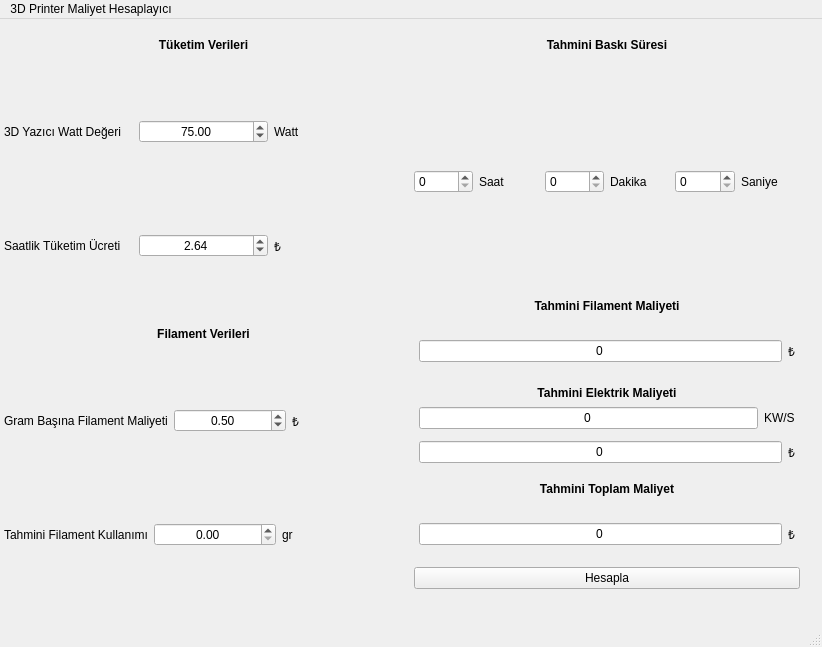
<?xml version="1.0" encoding="UTF-8"?>
<ui version="4.0">
 <class>MainWindow</class>
 <widget class="QMainWindow" name="MainWindow">
  <property name="geometry">
   <rect>
    <x>0</x>
    <y>0</y>
    <width>822</width>
    <height>647</height>
   </rect>
  </property>
  <property name="windowTitle">
   <string>MainWindow</string>
  </property>
  <widget class="QWidget" name="centralwidget">
   <widget class="QWidget" name="horizontalLayoutWidget_9">
    <property name="geometry">
     <rect>
      <x>-1</x>
      <y>-1</y>
      <width>801</width>
      <height>571</height>
     </rect>
    </property>
    <layout class="QHBoxLayout" name="horizontalLayout_11">
     <item>
      <layout class="QVBoxLayout" name="verticalLayout" stretch="1,2,2,1,2,2">
       <property name="spacing">
        <number>6</number>
       </property>
       <property name="sizeConstraint">
        <enum>QLayout::SizeConstraint::SetDefaultConstraint</enum>
       </property>
       <item>
        <widget class="QLabel" name="label_5">
         <property name="minimumSize">
          <size>
           <width>409</width>
           <height>0</height>
          </size>
         </property>
         <property name="font">
          <font>
           <bold>true</bold>
          </font>
         </property>
         <property name="text">
          <string>Tüketim Verileri</string>
         </property>
         <property name="alignment">
          <set>Qt::AlignmentFlag::AlignCenter</set>
         </property>
        </widget>
       </item>
       <item>
        <layout class="QHBoxLayout" name="horizontalLayout_3">
         <property name="leftMargin">
          <number>5</number>
         </property>
         <property name="rightMargin">
          <number>5</number>
         </property>
         <item>
          <widget class="QLabel" name="label">
           <property name="enabled">
            <bool>true</bool>
           </property>
           <property name="text">
            <string>3D Yazıcı Watt Değeri</string>
           </property>
          </widget>
         </item>
         <item>
          <widget class="QDoubleSpinBox" name="PowerUsageEdit">
           <property name="inputMethodHints">
            <set>Qt::InputMethodHint::ImhFormattedNumbersOnly</set>
           </property>
           <property name="wrapping">
            <bool>false</bool>
           </property>
           <property name="alignment">
            <set>Qt::AlignmentFlag::AlignCenter</set>
           </property>
           <property name="specialValueText">
            <string/>
           </property>
           <property name="maximum">
            <double>9999.000000000000000</double>
           </property>
           <property name="value">
            <double>75.000000000000000</double>
           </property>
          </widget>
         </item>
         <item>
          <widget class="QLabel" name="label_3">
           <property name="text">
            <string>Watt</string>
           </property>
          </widget>
         </item>
        </layout>
       </item>
       <item>
        <layout class="QHBoxLayout" name="horizontalLayout">
         <property name="leftMargin">
          <number>5</number>
         </property>
         <property name="rightMargin">
          <number>5</number>
         </property>
         <item>
          <widget class="QLabel" name="label_2">
           <property name="text">
            <string>Saatlik Tüketim Ücreti</string>
           </property>
          </widget>
         </item>
         <item>
          <widget class="QDoubleSpinBox" name="PowerCostEdit">
           <property name="frame">
            <bool>true</bool>
           </property>
           <property name="alignment">
            <set>Qt::AlignmentFlag::AlignCenter</set>
           </property>
           <property name="specialValueText">
            <string/>
           </property>
           <property name="value">
            <double>2.640000000000000</double>
           </property>
          </widget>
         </item>
         <item>
          <widget class="QLabel" name="label_4">
           <property name="text">
            <string>₺</string>
           </property>
          </widget>
         </item>
        </layout>
       </item>
       <item>
        <widget class="QLabel" name="label_14">
         <property name="font">
          <font>
           <bold>true</bold>
          </font>
         </property>
         <property name="text">
          <string>Filament Verileri</string>
         </property>
         <property name="alignment">
          <set>Qt::AlignmentFlag::AlignCenter</set>
         </property>
        </widget>
       </item>
       <item>
        <layout class="QHBoxLayout" name="horizontalLayout_7">
         <property name="leftMargin">
          <number>5</number>
         </property>
         <property name="rightMargin">
          <number>5</number>
         </property>
         <item>
          <widget class="QLabel" name="label_12">
           <property name="text">
            <string>Gram Başına Filament Maliyeti</string>
           </property>
          </widget>
         </item>
         <item>
          <widget class="QDoubleSpinBox" name="FilamentCostEdit">
           <property name="sizePolicy">
            <sizepolicy hsizetype="Minimum" vsizetype="Maximum">
             <horstretch>0</horstretch>
             <verstretch>0</verstretch>
            </sizepolicy>
           </property>
           <property name="alignment">
            <set>Qt::AlignmentFlag::AlignCenter</set>
           </property>
           <property name="specialValueText">
            <string/>
           </property>
           <property name="value">
            <double>0.500000000000000</double>
           </property>
          </widget>
         </item>
         <item>
          <widget class="QLabel" name="label_13">
           <property name="text">
            <string>₺</string>
           </property>
          </widget>
         </item>
        </layout>
       </item>
       <item>
        <layout class="QHBoxLayout" name="horizontalLayout_9">
         <property name="leftMargin">
          <number>5</number>
         </property>
         <property name="rightMargin">
          <number>5</number>
         </property>
         <item>
          <widget class="QLabel" name="label_16">
           <property name="text">
            <string>Tahmini Filament Kullanımı</string>
           </property>
          </widget>
         </item>
         <item>
          <widget class="QDoubleSpinBox" name="FilamentUsageEdit">
           <property name="alignment">
            <set>Qt::AlignmentFlag::AlignCenter</set>
           </property>
           <property name="specialValueText">
            <string/>
           </property>
           <property name="maximum">
            <double>1000.000000000000000</double>
           </property>
          </widget>
         </item>
         <item>
          <widget class="QLabel" name="label_17">
           <property name="text">
            <string>gr</string>
           </property>
          </widget>
         </item>
        </layout>
       </item>
      </layout>
     </item>
     <item>
      <layout class="QVBoxLayout" name="verticalLayout_7">
       <item>
        <layout class="QVBoxLayout" name="verticalLayout_2" stretch="1,4">
         <item>
          <widget class="QLabel" name="label_9">
           <property name="font">
            <font>
             <bold>true</bold>
            </font>
           </property>
           <property name="text">
            <string>Tahmini Baskı Süresi</string>
           </property>
           <property name="alignment">
            <set>Qt::AlignmentFlag::AlignCenter</set>
           </property>
          </widget>
         </item>
         <item>
          <layout class="QHBoxLayout" name="horizontalLayout_5">
           <item>
            <widget class="QSpinBox" name="HourBox">
             <property name="maximum">
              <number>99</number>
             </property>
            </widget>
           </item>
           <item>
            <widget class="QLabel" name="label_6">
             <property name="text">
              <string>Saat</string>
             </property>
            </widget>
           </item>
           <item>
            <widget class="QSpinBox" name="MinBox">
             <property name="maximum">
              <number>60</number>
             </property>
            </widget>
           </item>
           <item>
            <widget class="QLabel" name="label_7">
             <property name="text">
              <string>Dakika</string>
             </property>
            </widget>
           </item>
           <item>
            <widget class="QSpinBox" name="SecBox">
             <property name="maximum">
              <number>60</number>
             </property>
            </widget>
           </item>
           <item>
            <widget class="QLabel" name="label_8">
             <property name="text">
              <string>Saniye</string>
             </property>
            </widget>
           </item>
          </layout>
         </item>
        </layout>
       </item>
       <item>
        <layout class="QVBoxLayout" name="verticalLayout_3" stretch="0,0,0">
         <item>
          <layout class="QVBoxLayout" name="verticalLayout_4" stretch="1,2">
           <item>
            <widget class="QLabel" name="label_15">
             <property name="font">
              <font>
               <bold>true</bold>
              </font>
             </property>
             <property name="text">
              <string>Tahmini Filament Maliyeti</string>
             </property>
             <property name="alignment">
              <set>Qt::AlignmentFlag::AlignCenter</set>
             </property>
            </widget>
           </item>
           <item>
            <layout class="QHBoxLayout" name="horizontalLayout_8">
             <property name="leftMargin">
              <number>5</number>
             </property>
             <property name="rightMargin">
              <number>5</number>
             </property>
             <item>
              <widget class="QLineEdit" name="ExpectedFilamentCostEdit">
               <property name="enabled">
                <bool>true</bool>
               </property>
               <property name="inputMask">
                <string/>
               </property>
               <property name="text">
                <string>0</string>
               </property>
               <property name="maxLength">
                <number>32767</number>
               </property>
               <property name="alignment">
                <set>Qt::AlignmentFlag::AlignCenter</set>
               </property>
               <property name="readOnly">
                <bool>true</bool>
               </property>
              </widget>
             </item>
             <item>
              <widget class="QLabel" name="label_18">
               <property name="text">
                <string>₺</string>
               </property>
              </widget>
             </item>
            </layout>
           </item>
          </layout>
         </item>
         <item>
          <layout class="QVBoxLayout" name="verticalLayout_5" stretch="1,0,2">
           <item>
            <widget class="QLabel" name="label_10">
             <property name="font">
              <font>
               <bold>true</bold>
              </font>
             </property>
             <property name="text">
              <string>Tahmini Elektrik Maliyeti</string>
             </property>
             <property name="alignment">
              <set>Qt::AlignmentFlag::AlignCenter</set>
             </property>
            </widget>
           </item>
           <item>
            <layout class="QHBoxLayout" name="horizontalLayout_12">
             <property name="leftMargin">
              <number>5</number>
             </property>
             <property name="rightMargin">
              <number>5</number>
             </property>
             <item>
              <widget class="QLineEdit" name="ExpectedPowerUsageEdit">
               <property name="enabled">
                <bool>true</bool>
               </property>
               <property name="text">
                <string>0</string>
               </property>
               <property name="alignment">
                <set>Qt::AlignmentFlag::AlignCenter</set>
               </property>
               <property name="readOnly">
                <bool>true</bool>
               </property>
              </widget>
             </item>
             <item>
              <widget class="QLabel" name="label_21">
               <property name="text">
                <string>KW/S</string>
               </property>
              </widget>
             </item>
            </layout>
           </item>
           <item>
            <layout class="QHBoxLayout" name="horizontalLayout_6" stretch="0,0">
             <property name="leftMargin">
              <number>5</number>
             </property>
             <property name="rightMargin">
              <number>5</number>
             </property>
             <item>
              <widget class="QLineEdit" name="ExpectedElectricityCostEdit">
               <property name="enabled">
                <bool>true</bool>
               </property>
               <property name="text">
                <string>0</string>
               </property>
               <property name="alignment">
                <set>Qt::AlignmentFlag::AlignCenter</set>
               </property>
               <property name="readOnly">
                <bool>true</bool>
               </property>
              </widget>
             </item>
             <item>
              <widget class="QLabel" name="label_11">
               <property name="text">
                <string>₺</string>
               </property>
              </widget>
             </item>
            </layout>
           </item>
          </layout>
         </item>
         <item>
          <layout class="QVBoxLayout" name="verticalLayout_6" stretch="1,2">
           <item>
            <widget class="QLabel" name="label_19">
             <property name="font">
              <font>
               <bold>true</bold>
              </font>
             </property>
             <property name="text">
              <string>Tahmini Toplam Maliyet</string>
             </property>
             <property name="alignment">
              <set>Qt::AlignmentFlag::AlignCenter</set>
             </property>
            </widget>
           </item>
           <item>
            <layout class="QHBoxLayout" name="horizontalLayout_10">
             <property name="leftMargin">
              <number>5</number>
             </property>
             <property name="rightMargin">
              <number>5</number>
             </property>
             <item>
              <widget class="QLineEdit" name="TotalPrintCostEdit">
               <property name="enabled">
                <bool>true</bool>
               </property>
               <property name="inputMask">
                <string/>
               </property>
               <property name="text">
                <string>0</string>
               </property>
               <property name="alignment">
                <set>Qt::AlignmentFlag::AlignCenter</set>
               </property>
               <property name="readOnly">
                <bool>true</bool>
               </property>
              </widget>
             </item>
             <item>
              <widget class="QLabel" name="label_20">
               <property name="text">
                <string>₺</string>
               </property>
              </widget>
             </item>
            </layout>
           </item>
          </layout>
         </item>
        </layout>
       </item>
       <item>
        <widget class="QPushButton" name="Calculate">
         <property name="text">
          <string>Hesapla</string>
         </property>
        </widget>
       </item>
      </layout>
     </item>
    </layout>
   </widget>
  </widget>
  <widget class="QMenuBar" name="menubar">
   <property name="geometry">
    <rect>
     <x>0</x>
     <y>0</y>
     <width>822</width>
     <height>22</height>
    </rect>
   </property>
   <widget class="QMenu" name="menu3D_Printer_Maliyet_Hesaplay_c">
    <property name="title">
     <string>3D Printer Maliyet Hesaplayıcı</string>
    </property>
   </widget>
   <addaction name="menu3D_Printer_Maliyet_Hesaplay_c"/>
  </widget>
  <widget class="QStatusBar" name="statusbar"/>
 </widget>
 <resources/>
 <connections/>
</ui>
